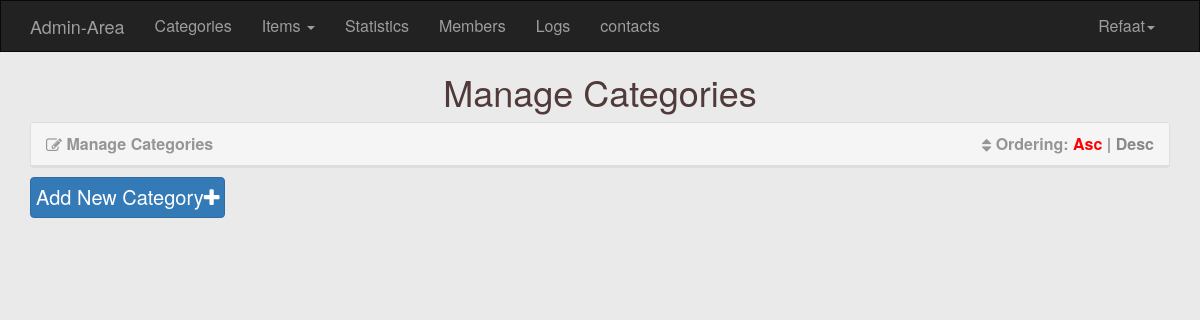
The app's page /Admin/category.php (signed in), older data.
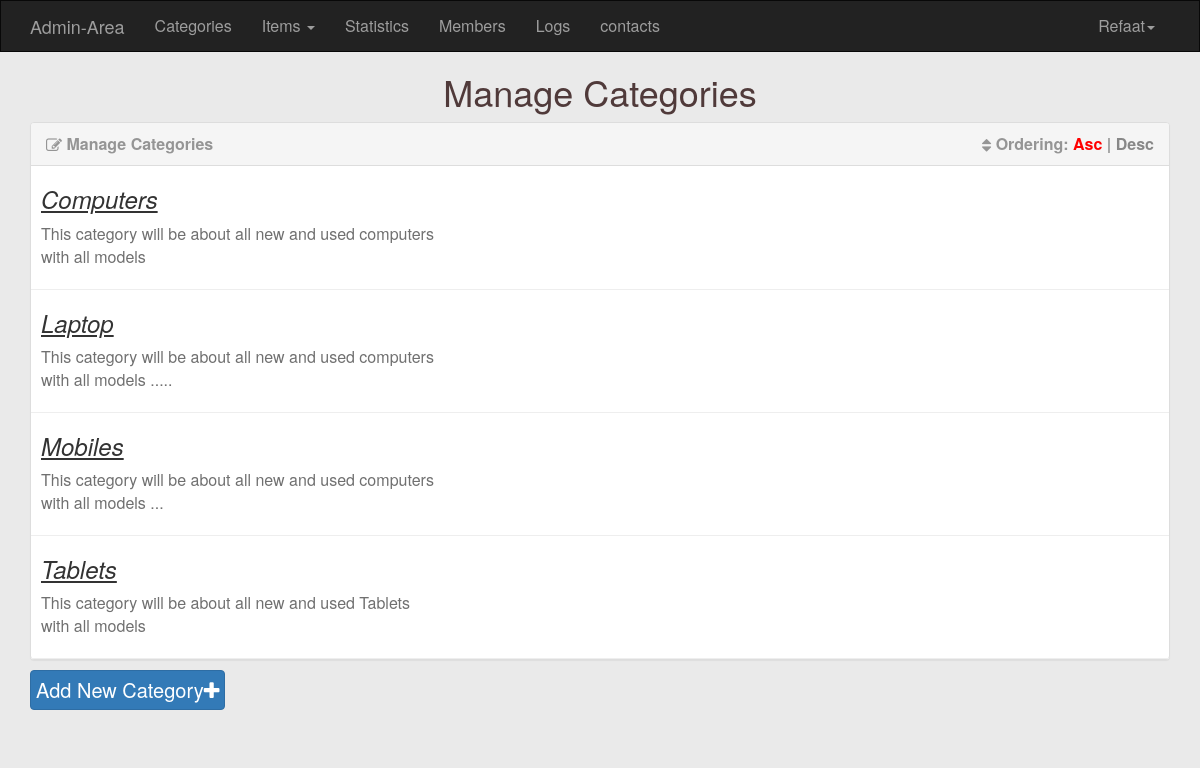
The same page, newer data.
### tables this page shows
CREATE TABLE IF NOT EXISTS `categories` (
  `ID` int(11) NOT NULL AUTO_INCREMENT,
  `Name` varchar(255) NOT NULL,
  `Description` text NOT NULL,
  PRIMARY KEY (`ID`)
);

### Admin/category.php (the view, shortened to what this page needs)
<?php
    if(isset($_SESSION['username']))
    {
        include "init.php";
        $do = isset($_GET['do']) ? $_GET['do'] : 'manage';
        if($do == "manage")
        {
            $sort = 'asc';
            $stmt=$con->prepare("select * from categories ORDER BY Name $sort");
            $stmt->execute();
            $rows = $stmt->fetchAll();
            ?>
             <h1 class="text-center">Manage Categories</h1>
			<div class="container categories">
				<div class="panel panel-default">
					<div class="panel-heading">
						<i class="fa fa-edit"></i> Manage Categories
						<div class="option pull-right">
							<i class="fa fa-sort"></i> Ordering:
				        <a class="<?php if ($sort == 'asc') { echo 'active'; } ?>" href="?sort=asc">Asc</a> |
                        <a class="<?php if ($sort == 'desc') { echo 'active'; } ?>" href="?sort=desc">Desc</a>
						</div>
					</div>
                    <div class="panel-body">
						<?php
							foreach($rows as $cat) {
								echo "<div class='cat'>";
                                echo "<h3>" . $cat['Name'] . '</h3>';
                                echo "<div class='full-view'>";
										echo "<p>"; if($cat['Description'] == '') { echo 'This category has no description'; } else { echo $cat['Description']; } echo "</p>";
								echo "</div>";
								echo "</div>";
								echo "<hr>";
							}
						?>
					</div>
                </div>
                <a href="category.php?do=add" class="AddBtn btn btn-primary">Add New Category<i class="fa fa-plus"></i></a>
            </div>
            <?php
        }
    }
  else
    {
        header('Location:index.php');
        exit();
    }
include $tpl . "footer.php";
?>

Row changes from the older to the newer data that the page shows:
added categories: Name "Computers", Description "This category will be about all new and used computers with all models"
added categories: Name "Laptop", Description "This category will be about all new and used computers with all models ....."
added categories: Name "Mobiles", Description "This category will be about all new and used computers with all models ..."
added categories: Name "Tablets", Description "This category will be about all new and used Tablets with all models"
